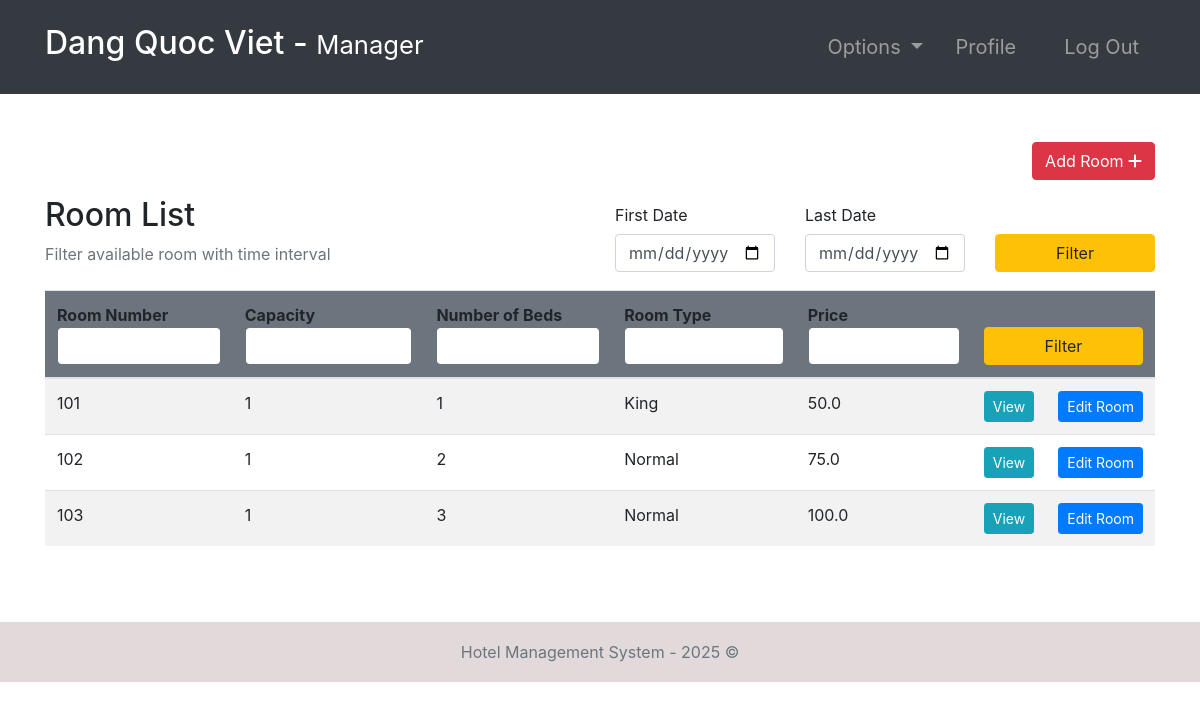
The page /rooms/ (signed in) on the database its author committed.
### room/models.py (models this page shows, shortened)
class Room(models.Model):
    ROOM_TYPES = (
        ('King', 'King'),
        ('Luxury', 'Luxury'),
        ('Normal', 'Normal'),
        ('Economic', 'Economic'),
    )
    number = models.IntegerField(primary_key=True)
    capacity = models.SmallIntegerField()
    numberOfBeds = models.SmallIntegerField()
    roomType = models.CharField(max_length=20, choices=ROOM_TYPES)
    price = models.FloatField()
    statusStartDate = models.DateField(null=True)
    statusEndDate = models.DateField(null=True)

### room/views.py (the view, shortened to what this page needs)
# urls.py: path('rooms/', rooms, name="rooms"),
@ login_required(login_url='login')
def rooms(request):
    role = str(request.user.groups.all()[0])
    path = role + "/"
    rooms = Room.objects.all()
    firstDayStr = None
    lastDateStr = None
    def chech_availability(fd, ed):
        availableRooms = []
        for room in rooms:
            availList = []
            bookingList = Booking.objects.filter(roomNumber=room)
            if room.statusStartDate == None:
                for booking in bookingList:
                    if booking.startDate > ed.date() or booking.endDate < fd.date():
                        availList.append(True)
                    else:
                        availList.append(False)
                if all(availList):
                    availableRooms.append(room)
            else:
                if room.statusStartDate > ed.date() or room.statusEndDate < fd.date():
                    for booking in bookingList:
                        if booking.startDate > ed.date() or booking.endDate < fd.date():
                            availList.append(True)
                        else:
                            availList.append(False)
                        if all(availList):
                            availableRooms.append(room)
        return availableRooms
    context = {
        "role": role,
        'rooms': rooms,
        'fd': firstDayStr,
        'ld': lastDateStr
    }
    return render(request, path + "rooms.html", context)

### templates/manager/rooms.html
{% extends '../index.html' %}
{% block context %}
{% include '../common_pages/rooms.html' %}
{% endblock %}

### templates/incs/nav.html (shortened to what this page needs)
<nav class="navbar navbar-dark bg-dark navbar-expand-lg py-3 " role="navigation">
    <div class="container">
        <a href="" class="navbar-brand">
            <h2 class="text-capitalize">
                {{ request.user.first_name }} {{ request.user.last_name }} -
                <small>
                    {{ role }}
                </small>
            </h2>
        </a>
        <div class="collapse navbar-collapse" id="navbarTags">
            <ul class="navbar-nav ml-auto">
                <li class="nav-item dropdown p-2">
                    <a class="nav-link dropdown-toggle" href="#" id="navbarDropdown" role="button"
                        data-toggle="dropdown" aria-haspopup="true" aria-expanded="false">
                        Options
                    </a>
                </li>
                <li class="nav-item mr-3 p-2">
                    {% if role == 'staff' or role == 'receptionist' or role == 'admin' or role == 'manager' %}
                    <a href="{% url 'employee-profile' user.id %}" class="nav-link">Profile</a>
                    {% endif %}
                </li>
                <li class="nav-item p-2 ">
                    <a href="{% url 'logout' %}" class="nav-link">Log Out</a>
                </li>
            </ul>
        </div>
    </div>
</nav>

### templates/common_pages/rooms.html (shortened to what this page needs)
<div class="container py-5 clearfix">
    <div class="clearfix">
        {% if role == "manager" or role == "admin" %}
        <a href="{% url 'add-room' %}" class="btn btn-danger rounded float-right">Add Room <i
                class="fas fa-plus"></i></a>
        {% endif %}
    </div>
    <div class="table-header row mt-3 clearfix">
        <div class="col-sm-12 col-md-12 col-lg-6 mb-4">
            <h2>Room List</h2>
            <span class="text-muted">Filter available room with time interval</span>
        </div>
        <div class="col-sm-12 col-md-12 col-lg-6">
            <form action="" method="POST">
                <div class="row">
                    <div class="form-group col-4">
                        <label for="example-date-input" class="col-form-label">First Date</label>
                        <div class="">
                            <input class="form-control" type="date" name="fd" value="{{fd}}" id="example-date-input">
                        </div>
                    </div>
                    <div class="form-group col-4">
                        <label for="example-date-input" class="col-form-label">Last Date</label>
                        <div class="">
                            <input class="form-control" type="date" name="ld" value="{{ld}}" id="example-date-input">
                        </div>
                    </div>
                    <div class="col-4" style="margin-top:38px;">
                        <button type="submit" name="dateFilter" class="btn btn-warning w-100">Filter</button>
                    </div>
                </div>
            </form>
        </div>
    </div>
    <table class="table table-hover table-striped">
        <thead class="bg-secondary rounded">
            <tr>
                <form action="" method="POST">
                    <th>Room Number<input type="number" name="number" value="{{number}}"
                            class="form-control border border-secondary"></th>
                    <th>Capacity<input type="number" name="capacity" value="{{capacity}}"
                            class="form-control border border-secondary"></th>
                    <th>Number of Beds<input type="number" name="nob" value="{{nob}}"
                            class="form-control border border-secondary"></th>
                    <th>Room Type<input type="text" name="type" value="{{type}}"
                            class="form-control border border-secondary"></th>
                    <th>Price <input type="number" step="0.01" name="price" value="{{price}}"
                            class="form-control border border-secondary"></th>
                    <th colspan="2"><button type="submit" name="filter" class="btn btn-warning w-100">Filter</button>
                    </th>
                </form>
            </tr>
        </thead>
        <tbody>
            {% for room in rooms %}
            <tr>
                <td>{{ room.number }}</td>
                <td>{{ room.capacity }}</td>
                <td>{{ room.numberOfBeds }}</td>
                <td>{{ room.roomType }}</td>
                <td>{{ room.price }}</td>
                {% if role != "guest" %}
                <td> <a href="{% url 'room-profile' room.number %}" class="btn btn-info btn-sm w-100">View</a>
                </td>
                {% if role == 'manager' or role == 'admin' %}<td> <a href="{% url 'room-edit' room.number %}"
                        class="btn btn-sm btn-primary w-100">Edit&nbsp;Room</a></td> {% endif %}
                {% endif %}
            </tr>
            {% endfor %}
        </tbody>
    </table>
</div>

### static/css/main.css (style rules this page uses)
* { margin: 0; padding: 0; -webkit-font-smoothing: antialiased; }
.clearfix { overflow: auto; }
body { position: relative; }
nav .nav-item { font-size: 20px; }

### rows shown on the page
Room: number "101", capacity "1", numberOfBeds "1", roomType "King", price "50.0"
Room: number "102", capacity "1", numberOfBeds "2", roomType "Normal", price "75.0"
Room: number "103", capacity "1", numberOfBeds "3", roomType "Normal", price "100.0"

### other values the page prints
{{ request.user.first_name }} "Dang"
{{ request.user.last_name }} "Quoc Viet"
{{ role }} "Manager"
